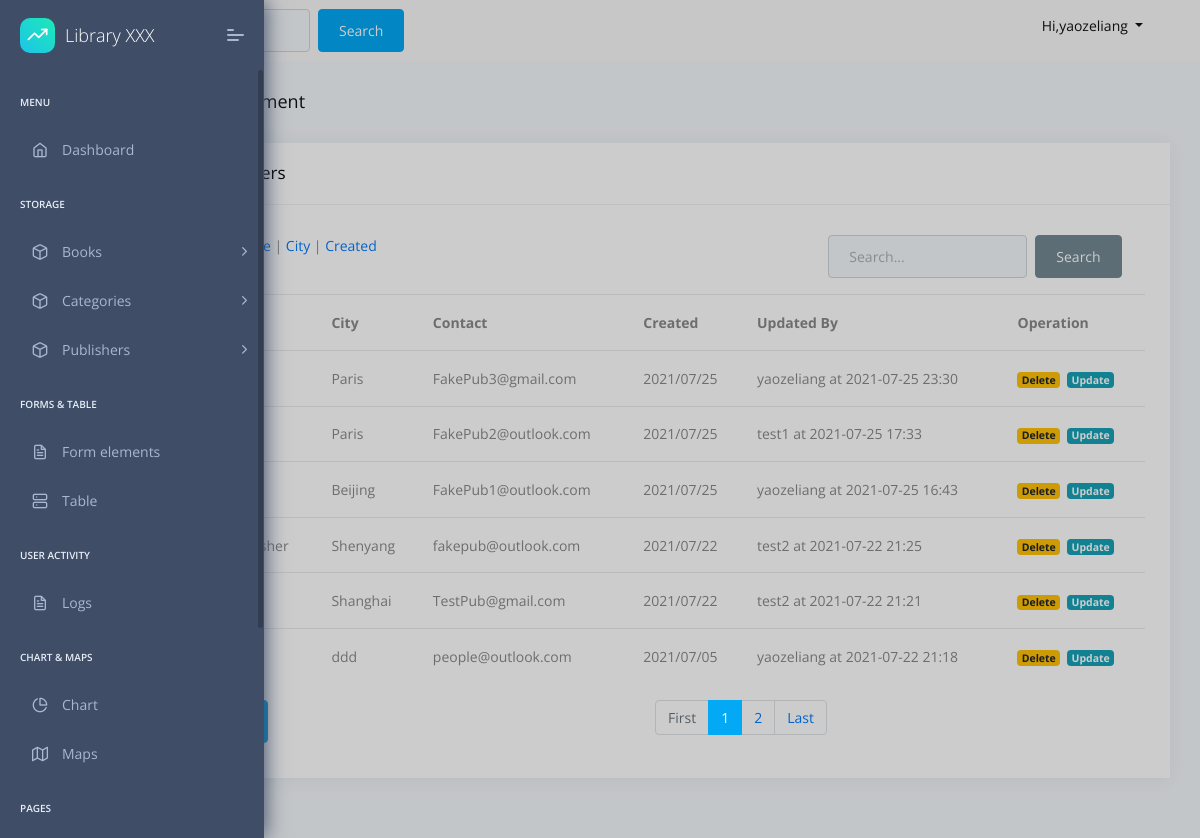
/book/publisher-list (signed in), run on the app's committed database.
### book/models.py (models this page shows, shortened)
class Publisher(models.Model):
    name = models.CharField(max_length=50, blank=True)
    city = models.CharField(max_length=50, blank=True)
    contact = models.EmailField(max_length=50,blank=True)
    created_at = models.DateTimeField(default=timezone.now)
    updated_by=models.CharField(max_length=20,default='yaozeliang')
    updated_at = models.DateTimeField(auto_now=True)

### book/views.py (the view)
# urls.py: path('publisher-list',PublisherListView.as_view(),name="publisher_list"),
class PublisherListView(LoginRequiredMixin,ListView):
    login_url = 'login'
    model=Publisher
    context_object_name = 'publishers'
    template_name = 'book/publisher_list.html'
    count_total = 0
    search_value = ''
    order_field="-created_at"
    def get_queryset(self):
        search =self.request.GET.get("search")
        order_by=self.request.GET.get("orderby")
        if order_by:
            all_publishers = Publisher.objects.all().order_by(order_by)
            self.order_field=order_by
        else:
            all_publishers = Publisher.objects.all().order_by(self.order_field)
        if search:
            all_publishers = all_publishers.filter(
                Q(name__icontains=search) | Q(city__icontains=search) | Q(contact__icontains=search)
            )
        else:
            search = ''
        self.search_value=search
        self.count_total = all_publishers.count()
        paginator = Paginator(all_publishers, 6)
        page = self.request.GET.get('page')
        publishers = paginator.get_page(page)
        return publishers
    def get_context_data(self, *args, **kwargs):
        context = super(PublisherListView, self).get_context_data(*args, **kwargs)
        context['count_total'] = self.count_total
        context['search'] = self.search_value
        return context

### templates/book/publisher_list.html (shortened to what this page needs)
{% extends "layouts/base.html" %}
{% block content %}
<div class="pcoded-content">
    <div class="pcoded-inner-content">
        <div class="page-header">
            <div class="page-block">
                <div class="row align-items-center">
                    <div class="col-md-12">
                        <div class="page-header-title">
                            <h5 class="m-b-10">Publisher Management</h5>
                        </div>
                    </div>
                </div>
            </div>
        </div>
        <br>
        <div class="main-body">
            <div class="page-wrapper">
                <div class="row">
                    <div class="col-xl-12">
                        <div class="card">
                            <div class="card-header">
                                <h5>Total {{count_total}} publishers</h5>
                            </div>
                            <div class="card-block ">
                                <div class='row'>
                                    <div class="col-8">
                                        <b>Sort By : - </b>
                                        <a href="{% url 'publisher_list' %}?search={{search}}&orderby=id">Id</a>  |
                                        <a href="{% url 'publisher_list' %}?search={{ search }}&orderby=name">Name</a> |
                                        <a href="{% url 'publisher_list' %}?search={{ search }}&orderby=city">City</a> |
                                        <a href="{% url 'publisher_list' %}?search={{ search }}&orderby=created_at">Created</a>
                                    </div>
                                    <div class="col-4">
                                        <form class="form-inline mb-2">
                                            <div class="form-group  mb-2">
                                                <input type="text"
                                                       class="form-control"
                                                       name="search",
                                                       id='search',
                                                       placeholder="Search...",
                                                       value={{search}}
                                                       >
                                            </div>
                                            <button type="submit" class="btn btn-secondary mb-2 ml-2 btn-sm">Search</button>
                                        </form>
                                    </div>
                                </div>
                                <div class="table-responsive table-hover">
                                    <table class="table">
                                        <thead>
                                            <tr>
                                                <th>id</th>
                                                <th>Name</th>
                                                <th>City</th>
                                                <th>Contact</th>
                                                <th>Created</th>
                                                <th>Updated By</th>
                                                <th>Operation</th>
                                            </tr>
                                        </thead>
                                        <tbody>
                                            {% for pub in publishers %}
                                            <tr>
                                                <th scope="row">{{pub.id}}</th>
                                                <td>{{pub.name}}</td>
                                                <td>{{pub.city}}</td>
                                                <td>{{pub.contact}}</td>
                                                <td>{{ pub.created_at|date:"Y/m/d" }} </td>
                                                <td>{{ pub.updated_by}} at {{ pub.updated_at|date:"Y-m-d H:i" }}  </td>
                                                <td><a href="{% url 'publisher_delete' pub.pk %}" class="badge badge-warning">Delete</a>&nbsp;
                                                    <a href="{% url 'publisher_update' pub.id%}" class="badge badge-info">Update</a>
                                                </td>
                                            </tr>
                                            {% endfor %}
                                        </tbody>
                                    </table>
                                </div>
                                <div class="row">
                                    <div class='col-6'>
                                        <a href="{% url 'publisher_create' %}" class='btn btn-primary'>Add Publisher</a>
                                    </div>
                                    <div class='col-6'>
                                        <ul class="pagination m-auto">
                                          {% if publishers.has_previous %}
                                          <li class="page-item "><a href="?page=1&orderby={{ order }}&search={{ search }}"><span class="page-link">First</span></a></li>
                                          <li class="page-item"><a class="page-link" href="?page={{ categories.previous_page_number }}&orderby={{ order }}&search={{ search }}">{{ publishers.previous_page_number }}</a></li>
                                          <li class="page-item active"><a class="page-link" href=""> {{ publishers.number }}</a></li>
                                          {% else %}
                                          <li class="page-item disabled"><a href="?page=1&orderby={{ order }}&search={{ search }}"><span class="page-link">First</span></a></li>
                                          <li class="page-item active"><a class="page-link" href=""> {{ publishers.number }}</a></li>
                                          {% endif %}
                                          {% if publishers.has_next %}
                                          <li class="page-item"><a class="page-link" href="?page={{ publishers.next_page_number }}&orderby={{ order }}&search={{ search }}">{{ publishers.next_page_number }}</a></li>
                                          <li class="page-item"><a class="page-link" href="?page={{ publishers.paginator.num_pages }}&orderby={{ order }}&search={{ search }}">Last</a></li>
                                          {% else %}
                                          <li class="page-item disabled"><a href=""><span class="page-link">End</span></a></li>
                                          {% endif %}
                                        </ul>
                                    </div>
                                </div>
                            </div>
                        </div>
                    </div>
                </div>
            </div>
        </div>
    </div>
</div>
{% endblock content %}

### templates/includes/navigation.html (shortened to what this page needs)
<nav class="navbar navbar-light bg-light  justify-content-between">
        <div class='col-10'>
            <form class="form-inline">
                <button class="btn btn-primary my-2 my-sm-0" type="submit">Search</button>
              </form>
        </div>
        <div class='col-2'>
            <div class="nav-item dropdown">
                <h6 class="nav-link dropdown-toggle" href="#" id="navbarDropdown"  data-toggle="dropdown" aria-haspopup="true" aria-expanded="false">
                  Hi,{{user.username}}
        </div>
</nav>

### data on the page
Publisher: city "Paris", contact "FakePub3@gmail.com", created_at "2021/07/25", updated_by "yaozeliang", updated_at "2021-07-25 23:30"
Publisher: city "Paris", contact "FakePub2@outlook.com", created_at "2021/07/25", updated_by "test1", updated_at "2021-07-25 17:33"
Publisher: city "Beijing", contact "FakePub1@outlook.com", created_at "2021/07/25", updated_by "yaozeliang", updated_at "2021-07-25 16:43"
Publisher: city "Shenyang", contact "fakepub@outlook.com", created_at "2021/07/22", updated_by "test2", updated_at "2021-07-22 21:25"
Publisher: city "Shanghai", contact "TestPub@gmail.com", created_at "2021/07/22", updated_by "test2", updated_at "2021-07-22 21:21"
Publisher: city "ddd", contact "people@outlook.com", created_at "2021/07/05", updated_by "yaozeliang", updated_at "2021-07-22 21:18"

### other printed values
{{ user.username }} "yaozeliang"
{{ publishers.number }} "1"
{{ publishers.next_page_number }} "2"
